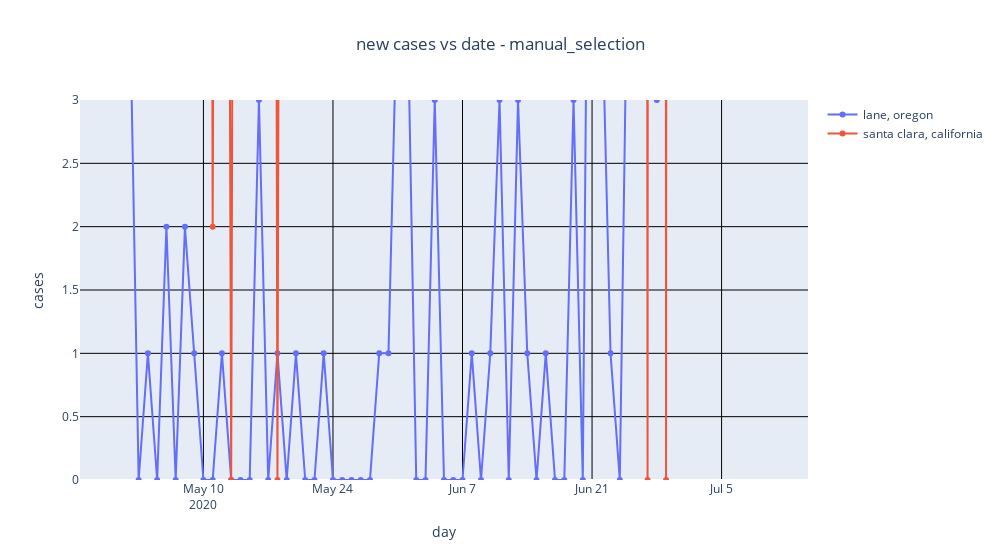

Notebook source saved alongside this figure:
### Code cell
#
# new deaths per day
GRAPH_TITLE=f"new cases vs date - {COUNTY_CRITERIA}"
graph_list=[]
for county,state in cs_list:
    indices=(nytplot_df.county==county) & (nytplot_df.state==state)
    tmp_df = nytplot_df[indices]
    graph_list.append(go.Scatter(name=f"{county}, {state}",
                               x=tmp_df['tstamp'],
                               y=tmp_df['dcases'],
                               mode='lines+markers'
                               ))
x_axis=dict(
    showgrid=True,
    title='day')
y_axis=dict(
    showgrid=True,
    title='cases',
    range=[0,3])

layout=go.Layout(
    title={
        'text':GRAPH_TITLE,
        'x':0.5  # center
    },
    xaxis=x_axis,
    #yaxis_type="log",
    yaxis=y_axis,
    width=1000,
    showlegend=True
)
fig = go.Figure( data=graph_list, layout=layout)
fig.update_yaxes(gridcolor='black')
fig.update_xaxes(gridcolor='black')
fig.show()
